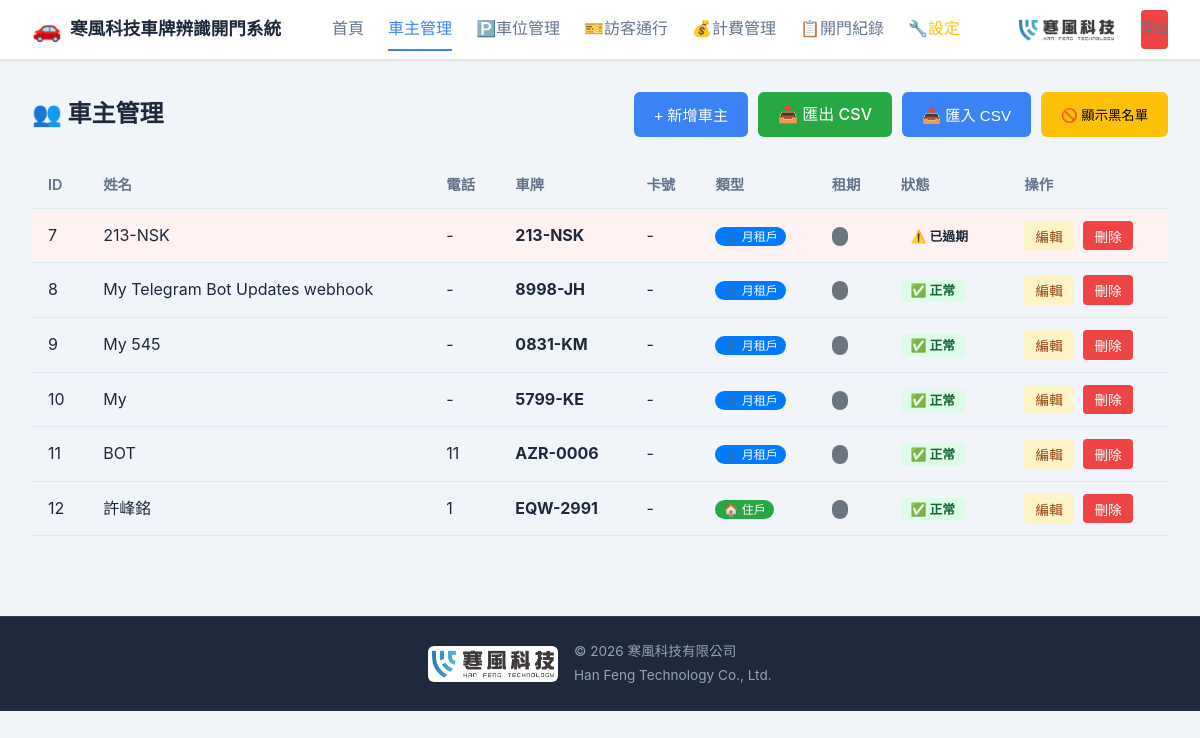
Page /owners (signed in) on the committed database.
### tables this page shows
CREATE TABLE settings (
            key TEXT PRIMARY KEY,
            value TEXT
        );

CREATE TABLE owners (
            id INTEGER PRIMARY KEY AUTOINCREMENT,
            member_id TEXT,
            name TEXT NOT NULL,
            phone TEXT,
            plate TEXT UNIQUE NOT NULL,
            car_type TEXT DEFAULT '轎車',
            slot_number TEXT,
            note TEXT,
            is_blacklist INTEGER DEFAULT 0,
            created_at TIMESTAMP DEFAULT CURRENT_TIMESTAMP
        , owner_type TEXT DEFAULT 'resident', card_id TEXT, rental_start_date TEXT, rental_expiry_date TEXT);

### main.py (the view)
@app.route('/owners')
def owners():
    if 'user_id' not in session:
        return redirect(url_for('login'))
    owners_list = db.get_owners()
    now_date = datetime.now().strftime('%Y-%m-%d')
    return render_template('owners.html', owners=owners_list, now_date=now_date)

### database.py (called while the page is built)
def get_db():
    conn = sqlite3.connect(DATABASE)
    conn.row_factory = sqlite3.Row
    return conn

def get_owners():
    conn = get_db()
    rows = conn.execute('SELECT * FROM owners ORDER BY created_at DESC').fetchall()
    conn.close()
    return [dict(row) for row in rows]

def get_setting(key, default=None):
    conn = get_db()
    row = conn.execute('SELECT value FROM settings WHERE key = ?', (key,)).fetchone()
    conn.close()
    return row['value'] if row else default

### main.py (called while the page is built)
@app.context_processor
def inject_project_name():
    return {
        'project_name': db.get_setting('project_name', '車牌辨識開門系統')
    }

### templates/owners.html (shortened to what this page needs)
{% extends "base.html" %}
{% block content %}
<div class="page-header">
    <h1>👥 車主管理</h1>
    <div style="display:flex; gap:10px;">
        <button class="btn-primary" onclick="showAddModal()">+ 新增車主</button>
        <a href="/api/owners/export" class="btn-success">📥 匯出 CSV</a>
        <button class="btn-primary" onclick="showImportModal()">📤 匯入 CSV</button>
        <button class="btn-warning" onclick="showBlacklistedOnly()" id="btn-blacklist-filter">🚫 顯示黑名單</button>
    </div>
</div>
<div class="table-responsive">
    <table class="table">
        <thead>
            <tr>
                <th>ID</th>
                <th>姓名</th>
                <th>電話</th>
                <th>車牌</th>
                <th>卡號</th>
                <th>類型</th>
                <th>租期</th>
                <th>狀態</th>
                <th>操作</th>
            </tr>
        </thead>
        <tbody id="owners-tbody">
            {% for o in owners %}
            <tr class="{% if o.is_blacklist %}row-danger{% elif o.owner_type in ('resident', 'owner', 'tenant') and o.rental_expiry_date and o.rental_expiry_date < now_date %}row-danger{% endif %}" data-blacklist="{{ o.is_blacklist }}" data-owner-type="{{ o.owner_type }}" data-expiry="{{ o.rental_expiry_date or "" }}" data-name="{{ o.name }}" data-plate="{{ o.plate }}">
                <td>{{ o.member_id or o.id }}</td>
                <td>{{ o.name }}</td>
                <td>{{ o.phone or '-' }}</td>
                <td><strong>{{ o.plate }}</strong></td>
                <td>{{ o.card_id or '-' }}</td>
                <td>
                    {% if o.owner_type == 'resident' %}
                    <span style="background:#007bff; color:white; padding:2px 8px; border-radius:10px; font-size:12px;">👤 月租戶</span>
                    {% elif o.owner_type == 'owner' %}
                    <span style="background:#28a745; color:white; padding:2px 8px; border-radius:10px; font-size:12px;">🏠 住戶</span>
                    {% elif o.owner_type == 'tenant' %}
                    <span style="background:#17a2b8; color:white; padding:2px 8px; border-radius:10px; font-size:12px;">🔑 承租戶</span>
                    {% elif o.owner_type == 'visitor' %}
                    <span style="background:#6c757d; color:white; padding:2px 8px; border-radius:10px; font-size:12px;">🚗 臨停戶</span>
                    {% elif o.owner_type == 'service' %}
                    <span style="background:#fd7e14; color:white; padding:2px 8px; border-radius:10px; font-size:12px;">🔧 服務人員</span>
                    {% elif o.owner_type == 'delivery' %}
                    <span style="background:#e83e8c; color:white; padding:2px 8px; border-radius:10px; font-size:12px;">📦 快遞/送貨</span>
                    {% else %}
                    {{ o.owner_type }}
                    {% endif %}
                </td>
                <td>
                    {% if o.owner_type in ('resident','owner','tenant') %}
                    <span class="expiry-cell" data-expiry="{{ o.rental_expiry_date or '' }}" data-start="{{ o.rental_start_date or '' }}" style="cursor:pointer; padding:2px 8px; border-radius:10px; font-size:12px; background:#6c757d; color:white;"></span>
                    {% else %}
                    <span style="color:#bbb; font-size:12px;">-</span>
                    {% endif %}
                </td>
                <td>
                    {% set is_expired = false %}
                    {% if o.owner_type in ('resident', 'owner', 'tenant') and o.rental_expiry_date %}
                        {% if o.rental_expiry_date < now_date %}
                            {% set is_expired = true %}
                        {% endif %}
                    {% endif %}
                    <span class="badge badge-{% if o.is_blacklist %}danger{% elif is_expired %}warning{% else %}success{% endif %}">
                        {% if o.is_blacklist %}🚫 黑名單{% elif is_expired %}⚠️ 已過期{% else %}✅ 正常{% endif %}
                    </span>
                </td>
                <td>
                    <button class="btn-sm btn-edit" onclick='editOwner({{ o | tojson }})'>編輯</button>
                    <form method="POST" action="{{ url_for('owners_delete', owner_id=o.id) }}" style="display:inline" onsubmit="return confirm('確定要刪除嗎？')">
                        <button type="submit" class="btn-sm btn-danger">刪除</button>
                    </form>
                </td>
            </tr>
            {% endfor %}
        </tbody>
    </table>
</div>
{% endblock %}

### templates/base.html (shortened to what this page needs)
<!DOCTYPE html>
<html lang="zh-TW">
<head>
    <link rel="stylesheet" href="{{ url_for('static', filename='css/style.css') }}">
</head>
<body>
    {% if session.get('user_id') %}
    <nav class="navbar">
        <div class="nav-brand">
            <span class="logo">🚗</span>
            <span>{{ project_name or '車牌辨識系統' }}</span>
        </div>
        <div class="nav-links">
            <a href="{{ url_for('index') }}" class="{% if request.endpoint == 'index' %}active{% endif %}">首頁</a>
            <a href="{{ url_for('owners') }}" class="{% if request.endpoint == 'owners' %}active{% endif %}">車主管理</a>
            <a href="{{ url_for('parking_slots') }}" class="{% if request.endpoint == 'parking_slots' %}active{% endif %}">🅿️車位管理</a>
            <a href="{{ url_for('visitor_passes') }}" class="{% if request.endpoint == 'visitor_passes' %}active{% endif %}">🎫訪客通行</a>
            <a href="{{ url_for('billing') }}" class="{% if request.endpoint == 'billing' %}active{% endif %}">💰計費管理</a>
            <a href="{{ url_for('records') }}" class="{% if request.endpoint == 'records' %}active{% endif %}">📋開門紀錄</a>
            {% if session.get('engineer_mode') %}
            <a href="{{ url_for('settings') }}" class="{% if request.endpoint == 'settings' %}active{% endif %}">⚙️設定</a>
            {% else %}
            <a href="#" onclick="showEngineerLogin()" style="color:#ffc107;">🔧設定</a>
            {% endif %}
            <img src="{{ url_for('static', filename='logo.jpg') }}" alt="寒風科技" class="nav-logo" title="寒風科技">
            <a href="{{ url_for('logout') }}" class="btn-logout">登出</a>
        </div>
    </nav>
    {% endif %}
    <main class="container">
        {% block content %}{% endblock %}
    </main>
    <footer class="site-footer">
        <div class="footer-content">
            <img src="{{ url_for('static', filename='logo.jpg') }}" alt="寒風科技" class="footer-logo">
            <div class="footer-text">
                <span>© 2026 寒風科技有限公司</span>
                <span>Han Feng Technology Co., Ltd.</span>
            </div>
        </div>
    </footer>
</body>
</html>

### static/css/style.css (style rules this page uses)
:root { --primary: #3b82f6; --primary-dark: #2563eb; --success: #22c55e; --danger: #ef4444; --warning: #f59e0b; --info: #3b82f6; --dark: #1e293b; --gray: #64748b; --light: #f1f5f9; --white: #ffffff; --border: #e2e8f0; }
* { margin: 0; padding: 0; box-sizing: border-box; }
body { font-family: 'Noto Sans TC', -apple-system, BlinkMacSystemFont, sans-serif; background: var(--light); color: var(--dark); line-height: 1.6; }
.navbar { background: var(--white); border-bottom: 1px solid var(--border); padding: 0 2rem; height: 60px; display: flex; align-items: center; justify-content: space-between; position: sticky; top: 0; z-index: 100; box-shadow: 0 1px 3px rgba(0,0,0,0.1); }
.nav-brand { display: flex; align-items: center; gap: 0.5rem; font-weight: 700; font-size: 1.1rem; }
.nav-brand .logo { font-size: 1.5rem; }
.nav-links { display: flex; align-items: center; gap: 1.5rem; }
.nav-links a { text-decoration: none; color: var(--gray); font-weight: 500; padding: 0.5rem 0; border-bottom: 2px solid transparent; transition: all 0.2s; }
.nav-links a:hover, .nav-links a.active { color: var(--primary); border-bottom-color: var(--primary); }
.container { max-width: 1200px; margin: 0 auto; padding: 2rem; }
.btn-primary { background: var(--primary); color: var(--white); border: none; padding: 0.6rem 1.25rem; border-radius: 6px; font-weight: 500; cursor: pointer; font-size: 0.95rem; transition: background 0.2s; }
.btn-success { background: #28a745; color: var(--white); border: none; padding: 0.6rem 1.25rem; border-radius: 6px; font-weight: 500; cursor: pointer; text-decoration: none; display: inline-block; }
.btn-warning { background: #ffc107; color: #000; border: none; padding: 0.6rem 1.25rem; border-radius: 6px; font-weight: 500; cursor: pointer; text-decoration: none; display: inline-block; }
.btn-danger { background: var(--danger); color: var(--white); border: none; padding: 0.4rem 0.8rem; border-radius: 4px; cursor: pointer; font-size: 0.85rem; }
.btn-sm { padding: 0.3rem 0.7rem; font-size: 0.85rem; border-radius: 4px; border: none; cursor: pointer; }
.btn-edit { background: #fef3c7; color: #92400e; margin-right: 0.3rem; }
.btn-logout { background: var(--danger); color: var(--white); padding: 0.4rem 0.8rem; border-radius: 4px; text-decoration: none; font-size: 0.85rem; }
.table-responsive { overflow-x: auto; }
.table { width: 100%; border-collapse: collapse; }
.table th, .table td { padding: 0.75rem 1rem; text-align: left; border-bottom: 1px solid var(--border); }
.table th { background: var(--light); font-weight: 600; font-size: 0.9rem; color: var(--gray); }
.row-danger td { background: #fef2f2; }
.badge { padding: 0.25rem 0.6rem; border-radius: 4px; font-size: 0.8rem; font-weight: 600; }
.badge-success { background: #dcfce7; color: #166534; }
.page-header { display: flex; justify-content: space-between; align-items: center; margin-bottom: 1.5rem; }
.page-header h1 { font-size: 1.5rem; }
.nav-logo { height: 28px; width: auto; border-radius: 4px; margin-left: 8px; vertical-align: middle; }
.site-footer { background: #1e293b; color: #94a3b8; padding: 1.5rem 2rem; margin-top: 3rem; border-top: 1px solid #334155; }
.footer-content { display: flex; align-items: center; justify-content: center; gap: 1rem; max-width: 1200px; margin: 0 auto; }
.footer-logo { height: 36px; width: auto; border-radius: 6px; }
.footer-text { display: flex; flex-direction: column; gap: 2px; font-size: 0.85rem; text-align: left; }

### rows in the picture
settings: value "寒風科技車牌辨識開門系統"
owners: id "7", name "213-NSK", phone "-", plate "213-NSK", card "-", owner_type "👤 月租戶", is_blacklist "⚠️ 已過期"
owners: id "8", name "My Telegram Bot Updates webhook", phone "-", plate "8998-JH", card_id "-", owner_type "👤 月租戶", is_blacklist "✅ 正常"
owners: id "9", name "My 545", phone "-", plate "0831-KM", card_id "-", owner_type "👤 月租戶", is_blacklist "✅ 正常"
owners: id "10", name "My", phone "-", plate "5799-KE", card_id "-", owner_type "👤 月租戶", is_blacklist "✅ 正常"
owners: id "11", name "BOT", phone "11", plate "AZR-0006", card_id "-", owner_type "👤 月租戶", is_blacklist "✅ 正常"
owners: id "12", name "許峰銘", phone "1", plate "EQW-2991", card "-", owner_type "🏠 住戶", is_blacklist "✅ 正常"
